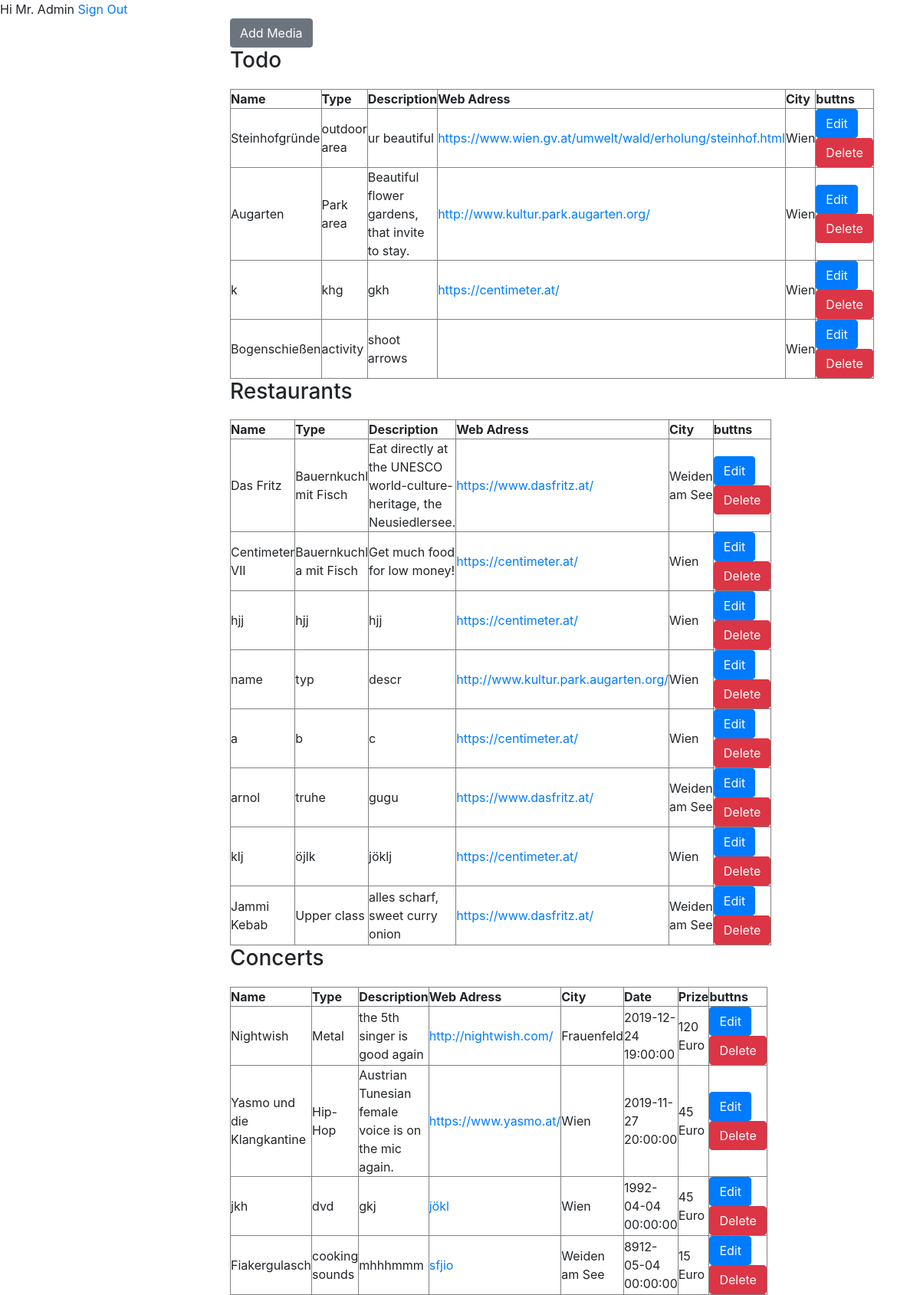
Screenshot of /crud/adminpanel.php (signed in) with the database file from the repository.
### tables this page shows
CREATE TABLE `todo` (
  `tod_id` int(11) NOT NULL,
  `tod_name` varchar(255) DEFAULT NULL,
  `tod_type` varchar(255) DEFAULT NULL,
  `tod_descr` varchar(255) DEFAULT NULL,
  `tod_web` varchar(255) DEFAULT NULL,
  `tod_adr` int(11) DEFAULT NULL
);

CREATE TABLE `adresses` (
  `adr_id` int(11) NOT NULL,
  `adr_zip` varchar(255) DEFAULT NULL,
  `adr_city` varchar(255) DEFAULT NULL,
  `adr_street` varchar(255) DEFAULT NULL,
  `adr_web` varchar(255) DEFAULT NULL,
  `adr_tel` varchar(30) DEFAULT NULL
);

CREATE TABLE `restaurant` (
  `res_id` int(11) NOT NULL,
  `res_name` varchar(255) DEFAULT NULL,
  `res_type` varchar(255) DEFAULT NULL,
  `res_descr` varchar(255) DEFAULT NULL,
  `res_adr` int(11) DEFAULT NULL
);

CREATE TABLE `concerts` (
  `con_id` int(11) NOT NULL,
  `con_name` varchar(255) DEFAULT NULL,
  `con_type` varchar(255) DEFAULT NULL,
  `con_descr` varchar(255) DEFAULT NULL,
  `con_web` varchar(255) DEFAULT NULL,
  `con_adr` int(11) DEFAULT NULL,
  `con_date` datetime DEFAULT NULL,
  `con_prize` varchar(255) DEFAULT NULL,
  `con_creation_date` datetime NOT NULL DEFAULT current_timestamp()
);

### crud/adminpanel.php (the view, shortened to what this page needs)
<?php
require_once 'actions/db_connect.php';
$res=mysqli_query($conn, "SELECT * FROM users WHERE user_Id=".$_SESSION['admin']);
$userRow=mysqli_fetch_array($res, MYSQLI_ASSOC);
?>
<!DOCTYPE html>
<html>
<head>
<link rel="stylesheet" href="https://stackpath.bootstrapcdn.com/bootstrap/4.3.1/css/bootstrap.min.css">
</head>
<body>
          Hi Mr. Admin <?php echo $userRow['user_Email' ]; ?>
           <a  href="..\login\logout.php?logout">Sign Out</a>
<div class ="manageUser">
   <a href= "create.php"><button class="btn btn-secondary" type="button" >Add Media</button></a>
<h3>Todo</h3>
   <table  border="1" cellspacing= "0" cellpadding="0">
       <thead>
           <tr>
               <th>Name</th>
               <th >Type</th>
               <th >Description</th>
               <th >Web Adress</th>
               <th >City</th>
               <th >buttns</th>
           </tr>
       </thead>
       <tbody>
            <?php
           $sql = "SELECT * FROM todo Join adresses on adresses.adr_id = todo.tod_adr";
           $result = $conn->query($sql);
            if($result->num_rows > 0) {
                while($row = $result->fetch_array()) {
                   echo  "<tr>
                   <td>" .$row['tod_name']."</td>
                       <td>" .$row['tod_type']."</td>
                       <td>" .$row['tod_descr']."</td>
                        <td><a href='".$row['adr_web']."'>" .$row['adr_web']."</a></td>
                        <td>" .$row['adr_city']."</td>
                       <td>
                        <a href='update.php?id=".' todo WHERE '.'tod_id='.$row['tod_id']."'><button class='btn btn-primary' type='button'>Edit</button></a>
                        <a href='delete.php?id=".' todo WHERE '.'tod_id='.$row['tod_id']."'><button class='btn btn-danger'  type='button'>Delete</button></a>
                       </td>
                   </tr>" ;
               }
           } else  {
               echo  "<tr><td colspan='5'><center>No Data Avaliable</center></td></tr>";
           }
            ?>
       </tbody>
   </table>
<h3>Restaurants</h3>
   <table  border="1" cellspacing= "0" cellpadding="0">
       <thead>
           <tr>
               <th>Name</th>
               <th >Type</th>
               <th >Description</th>
               <th >Web Adress</th>
               <th >City</th>
               <th >buttns</th>
           </tr>
       </thead>
       <tbody>
            <?php
           $sql = "SELECT * FROM restaurant Join adresses on adresses.adr_id = restaurant.res_adr";
           $result = $conn->query($sql);
            if($result->num_rows > 0) {
                while($row = $result->fetch_array()) {
                   echo  "<tr>
                   <td>" .$row['res_name']."</td>
                       <td>" .$row['res_type']."</td>
                       <td>" .$row['res_descr']."</td>
                        <td><a href='".$row['adr_web']."'>" .$row['adr_web']."</a></td>
                        <td>" .$row['adr_city']."</td>
                       <td>
                        <a href='update.php?id=".' restaurant WHERE '.'res_id='.$row['res_id']."'><button class='btn btn-primary' type='button'>Edit</button></a>
                        <a href='delete.php?id=".' restaurant WHERE '.'res_id='.$row['res_id']."'><button class='btn btn-danger'  type='button'>Delete</button></a>
                       </td>
                   </tr>" ;
               }
           } else  {
               echo  "<tr><td colspan='5'><center>No Data Avaliable</center></td></tr>";
           }
            ?>
       </tbody>
   </table>
<h3>Concerts</h3>
   <table  border="1" cellspacing= "0" cellpadding="0">
       <thead>
           <tr>
               <th>Name</th>
               <th >Type</th>
               <th >Description</th>
               <th >Web Adress</th>
               <th >City</th>
               <th >Date</th>
               <th >Prize</th>
               <th >buttns</th>
           </tr>
       </thead>
       <tbody>
            <?php
           $sql = "SELECT * FROM concerts Join adresses on adresses.adr_id = concerts.con_adr";
           $result = $conn->query($sql);
            if($result->num_rows > 0) {
                while($row = $result->fetch_array()) {
                   echo  "<tr>
                   <td>" .$row['con_name']."</td>
                       <td>" .$row['con_type']."</td>
                       <td>" .$row['con_descr']."</td>
                        <td><a href='".$row['con_web']."'>" .$row['con_web']."</a></td>
                        <td>" .$row['adr_city']."</td>
                        <td>" .$row['con_date']."</td>
                        <td>" .$row['con_prize']."</td>
                       <td>
                        <a href='update.php?id=".' concerts WHERE '.'con_id='.$row['con_id']."'><button class='btn btn-primary' type='button'>Edit</button></a>
                        <a href='delete.php?id=".' concerts WHERE '.'con_id='.$row['con_id']."'><button class='btn btn-danger'  type='button'>Delete</button></a>
                       </td>
                   </tr>" ;
               }
           } else  {
               echo  "<tr><td colspan='5'><center>No Data Avaliable</center></td></tr>";
           }
            ?>
       </tbody>
   </table>
</div>
</body>
</html>

### crud/adminpanel.php (style rules this page uses)
.manageUser { width : 50%; margin: auto; }
table { width: 100%; margin-top: 20px; }

### rows the page displays
todo: tod_name "Steinhofgründe", tod_type "outdoor area", tod_descr "ur beautiful", tod_adr.adr_web "https://www.wien.gv.at/umwelt/wald/erholung/steinhof.html", tod_adr.adr_city "Wien"
todo: tod_name "Augarten", tod_type "Park area", tod_descr "Beautiful flower gardens, that invite to stay.", tod_adr.adr_web "http://www.kultur.park.augarten.org/", tod_adr.adr_city "Wien"
todo: tod_name "k", tod_type "khg", tod_descr "gkh", tod_adr.adr_web "https://centimeter.at/", tod_adr.adr_city "Wien"
todo: tod_name "Bogenschießen", tod_type "activity", tod_descr "shoot arrows", tod_adr.adr_city "Wien"
restaurant: res_name "Das Fritz", res_type "Bauernkuchl mit Fisch", res_descr "Eat directly at the UNESCO world-culture-heritage, the Neusiedlersee.", res_adr.adr_web "https://www.dasfritz.at/", res_adr.adr_city "Weiden am See"
restaurant: res_name "Centimeter VII", res_type "Bauernkuchl a mit Fisch", res_descr "Get much food for low money!", res_adr.adr_web "https://centimeter.at/", res_adr.adr_city "Wien"
restaurant: res_name "hjj", res_type "hjj", res_descr "hjj", res_adr.adr_web "https://centimeter.at/", res_adr.adr_city "Wien"
restaurant: res_name "name", res_type "typ", res_descr "descr", res_adr.adr_web "http://www.kultur.park.augarten.org/", res_adr.adr_city "Wien"
restaurant: res_name "a", res_type "b", res_descr "c", res_adr.adr_web "https://centimeter.at/", res_adr.adr_city "Wien"
restaurant: res_name "arnol", res_type "truhe", res_descr "gugu", res_adr.adr_web "https://www.dasfritz.at/", res_adr.adr_city "Weiden am See"
restaurant: res_name "klj", res_type "öjlk", res_descr "jöklj", res_adr.adr_web "https://centimeter.at/", res_adr.adr_city "Wien"
restaurant: res_name "Jammi Kebab", res_type "Upper class", res_descr "alles scharf, sweet curry onion", res_adr.adr_web "https://www.dasfritz.at/", res_adr.adr_city "Weiden am See"
concerts: con_name "Nightwish", con_type "Metal", con_descr "the 5th singer is good again", con_web "http://nightwish.com/", con_adr.adr_city "Frauenfeld", con_date "2019-12-24 19:00:00", con_prize "120 Euro"
concerts: con_name "Yasmo und die Klangkantine", con_type "Hip-Hop", con_descr "Austrian Tunesian female voice is on the mic again.", con_web "https://www.yasmo.at/", con_adr.adr_city "Wien", con_date "2019-11-27 20:00:00", con_prize "45 Euro"
concerts: con_name "jkh", con_type "dvd", con_descr "gkj", con_web "jökl", con_adr.adr_city "Wien", con_date "1992-04-04 00:00:00", con_prize "45 Euro"
concerts: con_name "Fiakergulasch", con_type "cooking sounds", con_descr "mhhhmmm", con_web "sfjio", con_adr.adr_city "Weiden am See", con_date "8912-05-04 00:00:00", con_prize "15 Euro"
